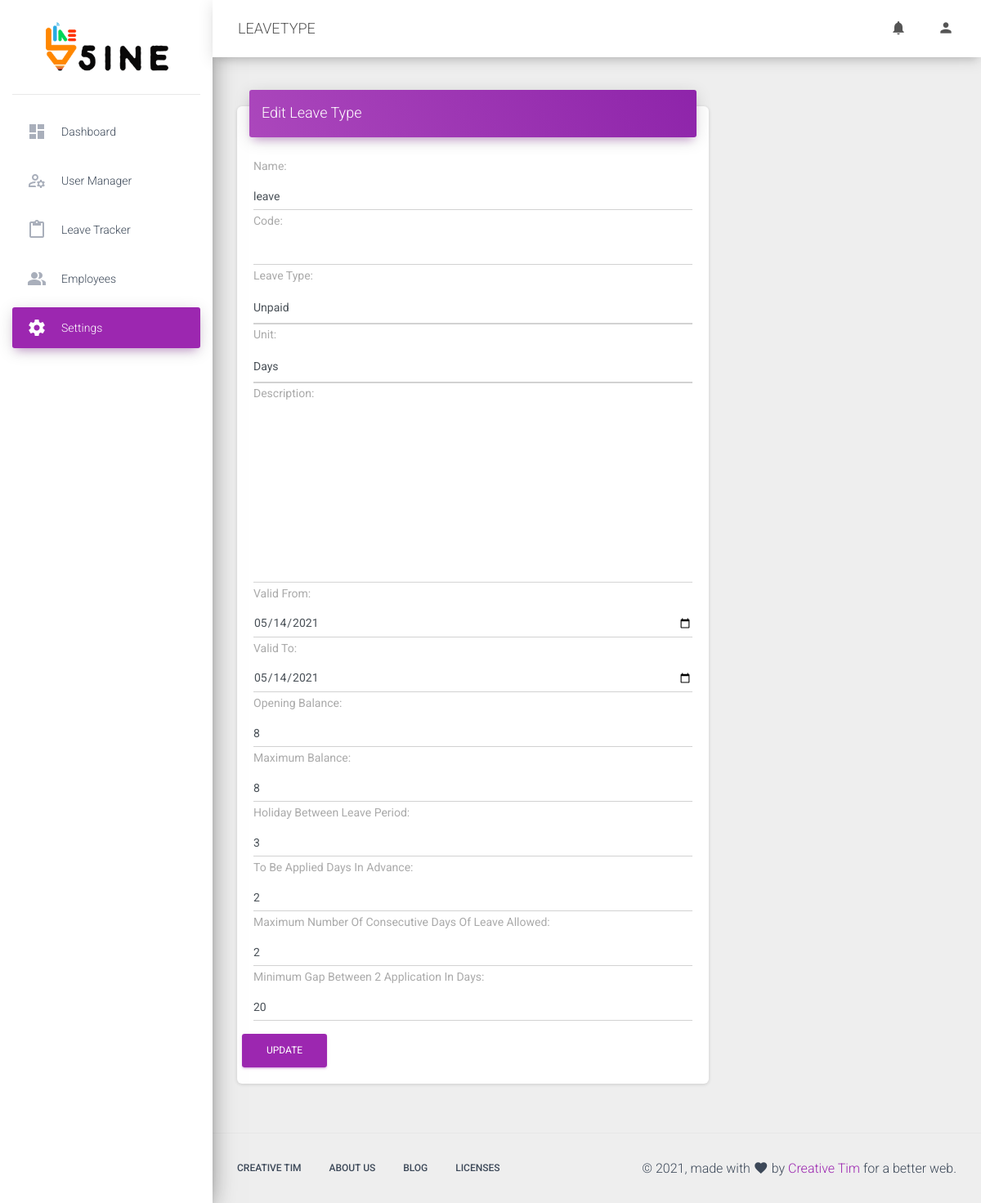
/user/setting/leavetype/edit/9/ (signed in), run on the app's committed database.
### leave/models.py (models this page shows, shortened)
class LeaveType(models.Model):
    PAID = 'PD'
    UNPAID = 'UD'
    ON_DUTY = 'OD'
    RESTRICTED_HOLIDAY = 'RH'
    DAYS = 'DY'
    HOURS = 'HR'
    LEAVE_TYPE_CHOICES = [
        (PAID, 'Paid'),
        (UNPAID, 'Unpaid'),
        (ON_DUTY, 'On Duty'),
        (RESTRICTED_HOLIDAY, 'Restricted Holiday'),
    ]
    UNITS_CHOICES = [
        (DAYS, 'Days'),
        (HOURS, 'Hours'),
    ]
    Name = models.CharField(max_length=50, blank=False, null=False)
    Code = models.CharField(max_length=50, blank=True, null=True)
    Leave_Type = models.CharField(
        max_length=2,
        choices=LEAVE_TYPE_CHOICES,
        default=UNPAID,
    )
    Unit = models.CharField(
        max_length=2,
        choices=UNITS_CHOICES,
        default=DAYS,
    )
    Description = models.TextField(default="", blank=True, null=True)
    Valid_From = models.DateField(auto_now=False, auto_now_add=False,  default=timezone.now)
    Valid_To = models.DateField(auto_now=False, auto_now_add=False,  default=timezone.now)
    Opening_Balance = models.CharField(max_length=50, blank=False, null=False)
    Maximum_Balance = models.CharField(max_length=50, blank=False, null=False)
    Holiday_Between_Leave_Period = models.CharField(max_length=50, blank=False, null=False, default="0")
    To_Be_Applied_Days_In_Advance = models.CharField(max_length=50, blank=False, null=False, default="0")
    Maximum_Number_Of_Consecutive_Days_Of_Leave_Allowed = models.CharField(max_length=50, blank=False, null=False, default="0")
    Minimum_Gap_Between_2_Application_In_Days = models.CharField(max_length=50, blank=False, null=False, default="0")

### UserAuth/views.py (the view)
# urls.py: path('setting/leavetype/edit/<str:pk>/', EditLeaveType, name="leavetype"),
@login_required
def EditLeaveType(request,pk):
    try:
        userNotif = UserNotification.objects.get(Employee=request.user.id)
    except:
        userNotif = False
    if request.user.is_superuser == False:
        return redirect(adminDashboardNotAllowed, success="NotAllowed")
    try:
        departmentValue = LeaveType.objects.get(id=pk)
        initial_dict_department = {
            "Name" : departmentValue.Name,
            "Code" : departmentValue.Code,
            "Leave_Type" : departmentValue.Leave_Type,
            "Unit" : departmentValue.Unit,
            "Description" : departmentValue.Description,
            "Valid_From" : departmentValue.Valid_From,
            "Valid_To" : departmentValue.Valid_To,
            "Opening_Balance" : departmentValue.Opening_Balance,
            "Maximum_Balance" : departmentValue.Maximum_Balance,
            "Holiday_Between_Leave_Period" : departmentValue.Holiday_Between_Leave_Period,
            "Maximum_Number_Of_Consecutive_Days_Of_Leave_Allowed" : departmentValue.Maximum_Number_Of_Consecutive_Days_Of_Leave_Allowed,
            "Minimum_Gap_Between_2_Application_In_Days" : departmentValue.Minimum_Gap_Between_2_Application_In_Days,
            "To_Be_Applied_Days_In_Advance" : departmentValue.To_Be_Applied_Days_In_Advance,
        }
    except:
        initial_dict_department = {}
    if request.method == 'POST':
        departmentForm = LeaveTypeForm(request.POST, initial = initial_dict_department)
        if departmentForm.is_valid():
            departmentValue.Name = request.POST.get("Name")
            departmentValue.Code = request.POST.get("Code")
            departmentValue.Leave_Type = request.POST.get("Leave_Type")
            departmentValue.Unit = request.POST.get("Unit")
            departmentValue.Description = request.POST.get("Description")
            departmentValue.Valid_From = request.POST.get("Valid_From")
            departmentValue.Valid_To = request.POST.get("Valid_To")
            departmentValue.Opening_Balance = request.POST.get("Opening_Balance")
            departmentValue.Maximum_Balance = request.POST.get("Maximum_Balance")
            departmentValue.Holiday_Between_Leave_Period = request.POST.get("Holiday_Between_Leave_Period")
            departmentValue.To_Be_Applied_Days_In_Advance = request.POST.get("To_Be_Applied_Days_In_Advance")
            departmentValue.Maximum_Number_Of_Consecutive_Days_Of_Leave_Allowed = request.POST.get("Maximum_Number_Of_Consecutive_Days_Of_Leave_Allowed")
            departmentValue.Minimum_Gap_Between_2_Application_In_Days = request.POST.get("Minimum_Gap_Between_2_Application_In_Days")
            departmentValue.save()
            return redirect(AddLeaveTypeSuccess, success="Updated")
    else:
        departmentForm = LeaveTypeForm(initial = initial_dict_department)
    return render(request, 'leavetypeEdit.html', {'departmentForm':departmentForm, 'userNotify': userNotif})

### leave/forms.py
class LeaveTypeForm(ModelForm):
    class Meta:
        model = LeaveType
        fields = ['Name','Code','Leave_Type','Unit','Description','Valid_From','Valid_To','Opening_Balance','Maximum_Balance', 'Holiday_Between_Leave_Period', 'To_Be_Applied_Days_In_Advance', 'Maximum_Number_Of_Consecutive_Days_Of_Leave_Allowed', 'Minimum_Gap_Between_2_Application_In_Days']
        widgets = {
            'Valid_From': DateInput(attrs={'class' : 'form-control'}),
            'Valid_To': DateInput(attrs={'class' : 'form-control'}),
        }

### UserAuth/templates/leavetypeEdit.html (shortened to what this page needs)
{% extends 'base.html' %}
{% load static %}
{% block css %}
<link href="{% static 'css/toastr.css'%}" rel="stylesheet" />
{% endblock %}
{% block content %}
{% include 'navbar.html' with userNotif=userNotif %}
      <div class="content">
        <div class="container-fluid">
          <div class="row">
            <div class="col-md-8">
              <div class="card">
                <div class="card-header card-header-primary">
                  <h4 class="card-title">Edit Leave Type</h4>
                </div>
                <div class="card-body">
                  <form method="POST">{% csrf_token %}
                    <div class="row">
                            <div class="col-md-12">
                              <div class="form-group">
                                {{departmentForm}}
                              </div>
                            </div>
                            <button type="submit" class="btn btn-primary">Update</button>
                    </div>
                  </form>
                </div>
              </div>
            </div>
          </div>
        </div>
      </div>
{% endblock %}

### data on the page
LeaveType: Name "leave", Leave_Type "Unpaid", Unit "Days", Valid_From "05/14/2021", Valid_To "05/14/2021", Opening_Balance "8", Maximum_Balance "8", Holiday_Between_Leave_Period "3", To_Be_Applied_Days_In_Advance "2", departmentForm "2", Minimum_Gap_Between_2_Application_In_Days "20"

### other printed values
{{ request.resolver_match.url_name }} "LEAVETYPE"
